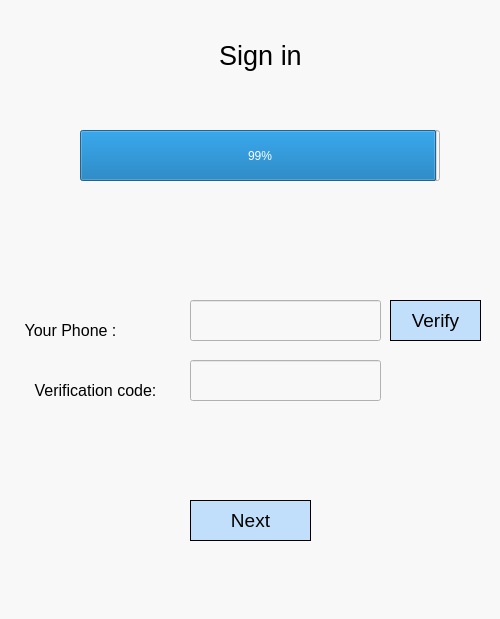
<?xml version="1.0" encoding="UTF-8"?>
<ui version="4.0">
 <class>Dialog</class>
 <widget class="QDialog" name="Dialog">
  <property name="geometry">
   <rect>
    <x>0</x>
    <y>0</y>
    <width>500</width>
    <height>619</height>
   </rect>
  </property>
  <property name="windowTitle">
   <string>Dialog</string>
  </property>
  <property name="styleSheet">
   <string notr="true">background-color: rgb(248, 248, 248);</string>
  </property>
  <widget class="QLabel" name="label">
   <property name="geometry">
    <rect>
     <x>10</x>
     <y>310</y>
     <width>121</width>
     <height>41</height>
    </rect>
   </property>
   <property name="text">
    <string>&lt;html&gt;&lt;head/&gt;&lt;body&gt;&lt;p align=&quot;center&quot;&gt;&lt;span style=&quot; font-size:12pt; color:#000000;&quot;&gt;Your Phone :&lt;/span&gt;&lt;/p&gt;&lt;/body&gt;&lt;/html&gt;</string>
   </property>
  </widget>
  <widget class="QLineEdit" name="phone">
   <property name="geometry">
    <rect>
     <x>190</x>
     <y>300</y>
     <width>191</width>
     <height>41</height>
    </rect>
   </property>
   <property name="styleSheet">
    <string notr="true">background-color: rgb(198, 198, 198);
background-color: rgb(248, 248, 248);</string>
   </property>
   <property name="text">
    <string/>
   </property>
  </widget>
  <widget class="QLabel" name="label_2">
   <property name="geometry">
    <rect>
     <x>10</x>
     <y>370</y>
     <width>171</width>
     <height>41</height>
    </rect>
   </property>
   <property name="text">
    <string>&lt;html&gt;&lt;head/&gt;&lt;body&gt;&lt;p align=&quot;center&quot;&gt;&lt;span style=&quot; font-size:12pt; color:#000000;&quot;&gt;Verification code:&lt;/span&gt;&lt;/p&gt;&lt;/body&gt;&lt;/html&gt;</string>
   </property>
  </widget>
  <widget class="QLineEdit" name="verification">
   <property name="geometry">
    <rect>
     <x>190</x>
     <y>360</y>
     <width>191</width>
     <height>41</height>
    </rect>
   </property>
   <property name="styleSheet">
    <string notr="true">background-color: rgb(248, 248, 248);</string>
   </property>
   <property name="text">
    <string/>
   </property>
  </widget>
  <widget class="QPushButton" name="nextButton">
   <property name="geometry">
    <rect>
     <x>190</x>
     <y>500</y>
     <width>121</width>
     <height>41</height>
    </rect>
   </property>
   <property name="font">
    <font>
     <pointsize>14</pointsize>
    </font>
   </property>
   <property name="styleSheet">
    <string notr="true">border: 0.5px solid #000000;
background-color: rgb(138, 198, 253,0.5);</string>
   </property>
   <property name="text">
    <string>Next</string>
   </property>
  </widget>
  <widget class="QProgressBar" name="progressBar">
   <property name="geometry">
    <rect>
     <x>80</x>
     <y>130</y>
     <width>360</width>
     <height>51</height>
    </rect>
   </property>
   <property name="value">
    <number>99</number>
   </property>
  </widget>
  <widget class="QLabel" name="label_3">
   <property name="geometry">
    <rect>
     <x>190</x>
     <y>30</y>
     <width>141</width>
     <height>51</height>
    </rect>
   </property>
   <property name="text">
    <string>&lt;html&gt;&lt;head/&gt;&lt;body&gt;&lt;p align=&quot;center&quot;&gt;&lt;span style=&quot; font-size:20pt; color:#000000;&quot;&gt;Sign in&lt;/span&gt;&lt;/p&gt;&lt;/body&gt;&lt;/html&gt;</string>
   </property>
  </widget>
  <widget class="QPushButton" name="verify">
   <property name="geometry">
    <rect>
     <x>390</x>
     <y>300</y>
     <width>91</width>
     <height>41</height>
    </rect>
   </property>
   <property name="font">
    <font>
     <pointsize>14</pointsize>
    </font>
   </property>
   <property name="styleSheet">
    <string notr="true">background-color: rgb(138, 198, 253,0.5);
border: 0.5px solid #000000;</string>
   </property>
   <property name="text">
    <string>Verify</string>
   </property>
  </widget>
 </widget>
 <resources/>
 <connections/>
</ui>
